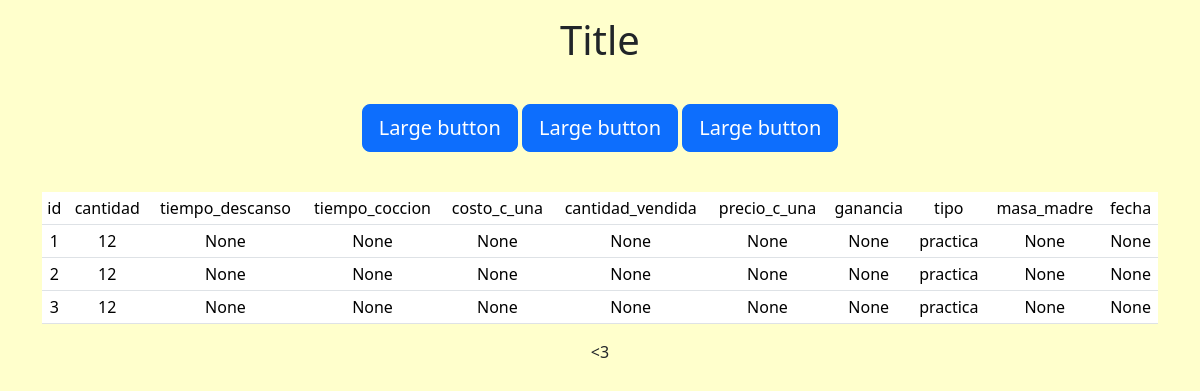
The page / on the database its author committed.
### tables this page shows
CREATE TABLE "medialunas" (
	"id"	INTEGER NOT NULL UNIQUE,
	"cantidad"	INTEGER,
	"tiempo_descanso"	REAL,
	"tiempo_coccion"	REAL,
	"costo_c_una"	REAL,
	"cantidad_vendida"	INTEGER,
	"precio_c_una"	REAL,
	"ganancia"	REAL,
	"tipo"	TEXT,
	"masa_madre"	INTEGER, "fecha" TEXT,
	PRIMARY KEY("id" AUTOINCREMENT)
);

### app.py (the view)
@app.route('/')
def index():
    with sqlite3.connect(database) as connection:
        cursor = connection.cursor()
        cursor.execute("SELECT * FROM medialunas")
        data = cursor.fetchall()
    print(data)
    return render_template("index.html", medialunas=data\
                           , columnas_medialunas=COLUMNAS_MEDIALUNAS)

### templates/index.html (shortened to what this page needs)
{% extends "layout.html" %}
{% block main %}
    <h1 class="title"> Title </h1>
    <div class="btn-container">
        <button type="button" class="btn btn-primary btn-lg">Large button</button>
        <button type="button" class="btn btn-primary btn-lg">Large button</button>
        <button type="button" class="btn btn-primary btn-lg">Large button</button>
    </div>
    <div class="container table-responsive-sm">
        <table class="table table-sm">
            <thead>
                <tr>
                    {% for columna in columnas_medialunas %}
                    <td>
                        {{ columna }}
                    </td>
                    {% endfor %}
                </tr>
            </thead>
            <tbody>
                {% for medialuna in medialunas %}
                <tr>
                    {% for valor in medialuna %}
                    <td>
                        {{ valor }}
                    </td>
                    {% endfor %}
                </tr>
                {% endfor %}
            </tbody>
        </table>
    </div>
{% endblock %}

### templates/layout.html (shortened to what this page needs)
<!DOCTYPE html>
<html lang="es">
    <head>
        <link href="/static/styles.css" rel="stylesheet">
        <link href="https://cdn.jsdelivr.net/npm/bootstrap@5.3.3/dist/css/bootstrap.min.css" rel="stylesheet">
    </head>
    <body>
        <main>
            {% block main %}{% endblock %}
        </main>
        <footer>
            &#60;3
        </footer>
    </body>
</html>

### static/styles.css (style rules this page uses)
body { background-color: #ffffcc !important; text-align: center !important; }
.btn-container { margin-top: 5vh; margin-bottom: 5vh; width: 100%; }
h1 { margin-top: 1rem !important; }

### rows shown on the page
medialunas: medialuna "1" "12" "None" "None" "None" "None" "None" "None" "None" "None", tipo "practica"
medialunas: medialuna "2" "12" "None" "None" "None" "None" "None" "None" "None" "None", tipo "practica"
medialunas: medialuna "3" "12" "None" "None" "None" "None" "None" "None" "None" "None", tipo "practica"

### other values the page prints
{{ columna }} "id" "cantidad" "tiempo_descanso" "tiempo_coccion" "costo_c_una" "cantidad_vendida" "precio_c_una" "ganancia" "tipo" "masa_madre" "fecha"
